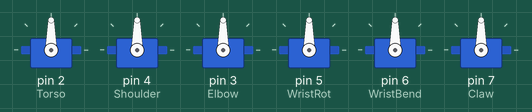
Recording of a sketch running on a simulated Arduino Uno, built with avr-gcc and run on an emulated ATmega328P. Parts: 6 × servo. What the sketch prints to the serial monitor is not drawn.

Above: at 0.1 s.
At 3.2 s:
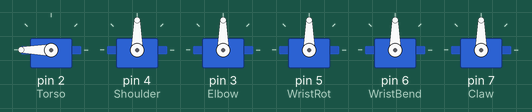
At 5.8 s:
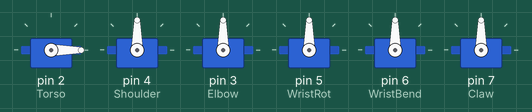
At 9.0 s:
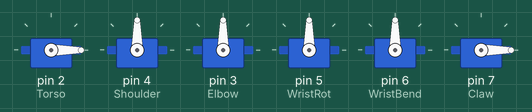
Timing chart, 0 to 10.5 s (numbered marks = the images above):
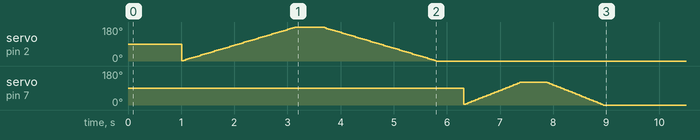

The sketch:

Robot_Arm_Servo_Sweep.ino
```cpp
#include <Servo.h>

Servo Torso;
Servo Shoulder;
Servo Elbow;
Servo WristRot;
Servo WristBend;
Servo Claw;

int pos = 0;
int oldPos = 0;
int runXtimes = 0;
float delta_t = 0;
float delta_x = 0;
long interval = 0;
long previousMillis = 0;


struct ServoAction
{
  unsigned long ActionTime;  // Number of milliseconds after sequence starts to do this action
  Servo ServoToAct;         // Which servo is it?
  bool ActionDone;           // Is action done yet
  int startDegrees;               // Number of degrees to send the designated servo to
  int endDegrees;               // Number of degrees to send the designated servo to
  };

ServoAction retract_Actions[] = {
  {0,         Torso, false,     0,    90}, // When sequence starts, send Torso to 90 degrees
  {1000,    Shoulder, false,     0,    45},
  {1000,        Claw, false,   180,   180},
  {2000,       Elbow, false,     0,     0},
  {9000,    WristRot, false,     0,    90},
  {10000,   WristBend, false,     0,     0},
  {10000,       Torso, false,     0,     0},
  {11000,       Torso, false,   180,   90},
  /* etc. etc. */
};

const byte NoActions = sizeof retract_Actions / sizeof retract_Actions[0];
unsigned long StartTime;

void setup() {
  // put your setup code here, to run once:
  Torso.attach(2);
  Shoulder.attach(4);
  Elbow.attach(3);
  WristRot.attach(5);
  WristRot.write(90);
  WristBend.attach(6);
  Claw.attach(7);
  Serial.begin(9600);
  StartTime = millis();
}

boolean AllActionsDone() {
for (int i = 0; i < NoActions; i++)
  if (!retract_Actions[i].ActionDone)
    return false;
return true;
}

void ResetActions() {
for (int i = 0; i < NoActions; i++)
  retract_Actions[i].ActionDone=false;
  StartTime = millis();
}

void sweep_servo(Servo &myservo, int pause) {
  for (pos = 0; pos <= 180; pos += 1) {
    // in steps of 1 degree
    myservo.write(pos);
    delay(pause);
  }
  for (pos = 180; pos >= 0; pos -= 1) {
    myservo.write(pos);
    delay(pause);
  }
}


void rotate(Servo &myservo, int startpos, int endpos, float rpm) {
  delta_x = abs(startpos-endpos);
  interval = int((rpm*1000)/delta_x); //divide time over angle to get delay per angle step (converted to millis)
  if (startpos < endpos) {
    for (pos = startpos; pos <= endpos; pos += 1) {
      while(pos != oldPos) {
        unsigned long currentMillis = millis();
        if (currentMillis - previousMillis > interval){
          previousMillis = currentMillis;
          myservo.write(pos);
          oldPos = pos;
        }
      }
    }
  } else {
    for (pos = startpos; pos >= endpos; pos -= 1) {
      while(pos != oldPos) {
        unsigned long currentMillis = millis();
        if (currentMillis - previousMillis > interval){
          previousMillis = currentMillis;
          myservo.write(pos);
          oldPos = pos;
        }
      }
    }
  }
}

void retract() {
   for (int i = 0; i < NoActions; i++)
      if (!retract_Actions[i].ActionDone)
        if (millis() - StartTime > retract_Actions[i].ActionTime) {
          retract_Actions[i].ActionDone = true;
          rotate(retract_Actions[i].ServoToAct, retract_Actions[i].startDegrees, retract_Actions[i].endDegrees, 3);
        }

    if(AllActionsDone()) {
      ResetActions();
      }
}

void retract_instant() {
  for (int i = 0; i < NoActions; i++) {
    Serial.println(i);
      if (!retract_Actions[i].ActionDone)
        if (millis() - StartTime > retract_Actions[i].ActionTime) {
          retract_Actions[i].ActionDone = true;
          retract_Actions[i].ServoToAct.write(retract_Actions[i].endDegrees);
        }


    if(AllActionsDone()) {
      Serial.println("All Done!");
      ResetActions();
      }
  }
}


void loop() {
  // put your main code here, to run repeatedly:


  //Serial.println(runXtimes);
  //delay(5000);
  //sweep_servo(Torso, 5);
  //rotate(Torso, 0, 45, 10);
  //rotate(Torso, 45, 90, 5);


  if (runXtimes<1) { // run just once
   delay(1000);
   rotate(Torso, 0, 180, 2);
   delay(500);
   rotate(Torso, 180, 0, 2);
   delay(500);
   rotate(Claw, 0, 120, 1);
   delay(500);
   rotate(Claw, 120, 0, 1);
   delay(500);
   //retract();
   retract_instant();

   runXtimes++;
  }
}
```
